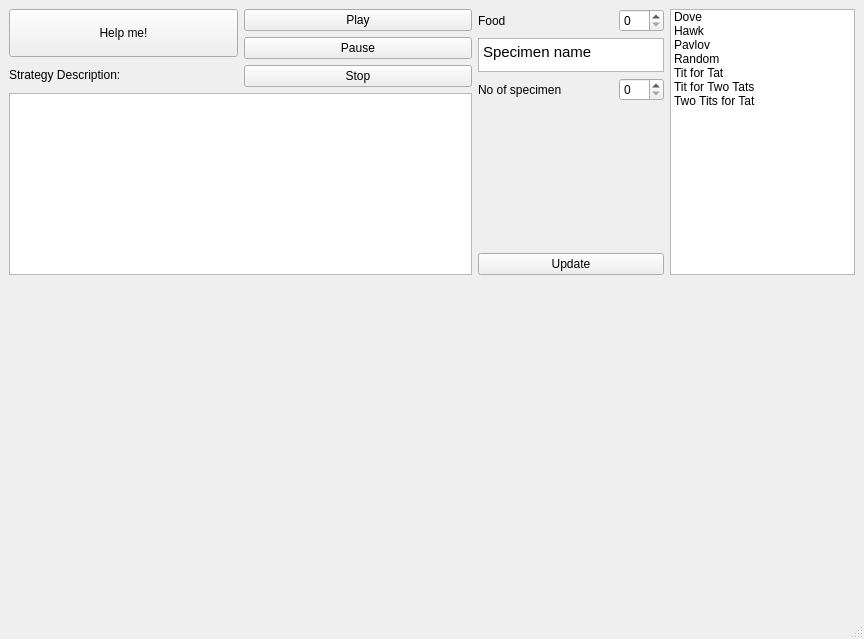
<?xml version="1.0" encoding="UTF-8"?>
<ui version="4.0">
 <class>MainWindow</class>
 <widget class="QMainWindow" name="MainWindow">
  <property name="geometry">
   <rect>
    <x>0</x>
    <y>0</y>
    <width>864</width>
    <height>639</height>
   </rect>
  </property>
  <property name="windowTitle">
   <string>Iterated Prisoners Dilemma Simulation</string>
  </property>
  <widget class="QWidget" name="centralwidget">
   <layout class="QGridLayout" name="gridLayout">
    <item row="0" column="0">
     <layout class="QVBoxLayout" name="verticalLayout_9" stretch="1,2">
      <item>
       <layout class="QHBoxLayout" name="horizontalLayout_6" stretch="5,2,2">
        <item>
         <layout class="QVBoxLayout" name="verticalLayout_8">
          <item>
           <layout class="QHBoxLayout" name="horizontalLayout_9">
            <item>
             <layout class="QVBoxLayout" name="verticalLayout_7" stretch="2,1">
              <item>
               <widget class="QPushButton" name="newWindowButton">
                <property name="sizePolicy">
                 <sizepolicy hsizetype="Expanding" vsizetype="Expanding">
                  <horstretch>0</horstretch>
                  <verstretch>0</verstretch>
                 </sizepolicy>
                </property>
                <property name="text">
                 <string>Help me!</string>
                </property>
               </widget>
              </item>
              <item>
               <widget class="QLabel" name="descriptionLabel">
                <property name="sizePolicy">
                 <sizepolicy hsizetype="Expanding" vsizetype="Expanding">
                  <horstretch>0</horstretch>
                  <verstretch>0</verstretch>
                 </sizepolicy>
                </property>
                <property name="text">
                 <string>&lt;html&gt;&lt;head/&gt;&lt;body&gt;&lt;p&gt;	Strategy Description:&lt;/p&gt;&lt;/body&gt;&lt;/html&gt;</string>
                </property>
                <property name="alignment">
                 <set>Qt::AlignLeading|Qt::AlignLeft|Qt::AlignVCenter</set>
                </property>
               </widget>
              </item>
             </layout>
            </item>
            <item>
             <layout class="QVBoxLayout" name="verticalLayout">
              <item>
               <widget class="QPushButton" name="pushButtonPlay">
                <property name="sizePolicy">
                 <sizepolicy hsizetype="Expanding" vsizetype="Expanding">
                  <horstretch>0</horstretch>
                  <verstretch>0</verstretch>
                 </sizepolicy>
                </property>
                <property name="text">
                 <string>Play</string>
                </property>
               </widget>
              </item>
              <item>
               <widget class="QPushButton" name="pushButtonPause">
                <property name="sizePolicy">
                 <sizepolicy hsizetype="Expanding" vsizetype="Expanding">
                  <horstretch>0</horstretch>
                  <verstretch>0</verstretch>
                 </sizepolicy>
                </property>
                <property name="text">
                 <string>Pause</string>
                </property>
               </widget>
              </item>
              <item>
               <widget class="QPushButton" name="pushButtonStop">
                <property name="sizePolicy">
                 <sizepolicy hsizetype="Expanding" vsizetype="Expanding">
                  <horstretch>0</horstretch>
                  <verstretch>0</verstretch>
                 </sizepolicy>
                </property>
                <property name="text">
                 <string>Stop</string>
                </property>
               </widget>
              </item>
             </layout>
            </item>
           </layout>
          </item>
          <item>
           <widget class="QTextEdit" name="specimenDescription"/>
          </item>
         </layout>
        </item>
        <item>
         <layout class="QVBoxLayout" name="verticalLayout_3" stretch="1,1,1,5,1">
          <item>
           <layout class="QHBoxLayout" name="horizontalLayout_2" stretch="3,1">
            <item>
             <widget class="QLabel" name="label">
              <property name="sizePolicy">
               <sizepolicy hsizetype="Expanding" vsizetype="Expanding">
                <horstretch>0</horstretch>
                <verstretch>0</verstretch>
               </sizepolicy>
              </property>
              <property name="text">
               <string>Food</string>
              </property>
             </widget>
            </item>
            <item>
             <widget class="QSpinBox" name="foodNo">
              <property name="sizePolicy">
               <sizepolicy hsizetype="Expanding" vsizetype="Expanding">
                <horstretch>0</horstretch>
                <verstretch>0</verstretch>
               </sizepolicy>
              </property>
             </widget>
            </item>
           </layout>
          </item>
          <item>
           <layout class="QHBoxLayout" name="horizontalLayout_7">
            <property name="sizeConstraint">
             <enum>QLayout::SetDefaultConstraint</enum>
            </property>
            <item>
             <widget class="QTextEdit" name="specimenName">
              <property name="sizePolicy">
               <sizepolicy hsizetype="Expanding" vsizetype="Expanding">
                <horstretch>0</horstretch>
                <verstretch>0</verstretch>
               </sizepolicy>
              </property>
              <property name="minimumSize">
               <size>
                <width>0</width>
                <height>0</height>
               </size>
              </property>
              <property name="maximumSize">
               <size>
                <width>16777215</width>
                <height>34</height>
               </size>
              </property>
              <property name="html">
               <string>&lt;!DOCTYPE HTML PUBLIC &quot;-//W3C//DTD HTML 4.0//EN&quot; &quot;http://www.w3.org/TR/REC-html40/strict.dtd&quot;&gt;
&lt;html&gt;&lt;head&gt;&lt;meta name=&quot;qrichtext&quot; content=&quot;1&quot; /&gt;&lt;style type=&quot;text/css&quot;&gt;
p, li { white-space: pre-wrap; }
&lt;/style&gt;&lt;/head&gt;&lt;body style=&quot; font-family:'MS Shell Dlg 2'; font-size:8.25pt; font-weight:400; font-style:normal;&quot;&gt;
&lt;p style=&quot; margin-top:0px; margin-bottom:0px; margin-left:0px; margin-right:0px; -qt-block-indent:0; text-indent:0px;&quot;&gt;&lt;span style=&quot; font-family:'MS Shell Dlg 2'; font-size:11pt;&quot;&gt;Specimen name&lt;/span&gt;&lt;/p&gt;&lt;/body&gt;&lt;/html&gt;</string>
              </property>
             </widget>
            </item>
           </layout>
          </item>
          <item>
           <layout class="QHBoxLayout" name="horizontalLayout_12" stretch="3,1">
            <item>
             <widget class="QLabel" name="label_2">
              <property name="sizePolicy">
               <sizepolicy hsizetype="Expanding" vsizetype="Expanding">
                <horstretch>0</horstretch>
                <verstretch>0</verstretch>
               </sizepolicy>
              </property>
              <property name="text">
               <string>No of specimen</string>
              </property>
             </widget>
            </item>
            <item>
             <widget class="QSpinBox" name="specimenNo">
              <property name="sizePolicy">
               <sizepolicy hsizetype="Expanding" vsizetype="Expanding">
                <horstretch>0</horstretch>
                <verstretch>0</verstretch>
               </sizepolicy>
              </property>
             </widget>
            </item>
           </layout>
          </item>
          <item>
           <layout class="QHBoxLayout" name="horizontalLayout_5">
            <item>
             <widget class="QLabel" name="labelPic">
              <property name="minimumSize">
               <size>
                <width>0</width>
                <height>140</height>
               </size>
              </property>
              <property name="text">
               <string/>
              </property>
              <property name="alignment">
               <set>Qt::AlignCenter</set>
              </property>
             </widget>
            </item>
           </layout>
          </item>
          <item>
           <layout class="QHBoxLayout" name="horizontalLayout_10">
            <item>
             <widget class="QPushButton" name="updateButton">
              <property name="sizePolicy">
               <sizepolicy hsizetype="Expanding" vsizetype="Expanding">
                <horstretch>0</horstretch>
                <verstretch>0</verstretch>
               </sizepolicy>
              </property>
              <property name="text">
               <string>Update</string>
              </property>
             </widget>
            </item>
           </layout>
          </item>
         </layout>
        </item>
        <item>
         <layout class="QVBoxLayout" name="verticalLayout_2" stretch="8">
          <item>
           <layout class="QHBoxLayout" name="horizontalLayout_4">
            <item>
             <widget class="QListWidget" name="listWidget">
              <item>
               <property name="text">
                <string>Dove</string>
               </property>
              </item>
              <item>
               <property name="text">
                <string>Hawk</string>
               </property>
              </item>
              <item>
               <property name="text">
                <string>Pavlov</string>
               </property>
              </item>
              <item>
               <property name="text">
                <string>Random</string>
               </property>
              </item>
              <item>
               <property name="text">
                <string>Tit for Tat</string>
               </property>
              </item>
              <item>
               <property name="text">
                <string>Tit for Two Tats</string>
               </property>
              </item>
              <item>
               <property name="text">
                <string>Two Tits for Tat</string>
               </property>
              </item>
             </widget>
            </item>
           </layout>
          </item>
         </layout>
        </item>
       </layout>
      </item>
      <item>
       <layout class="QHBoxLayout" name="horizontalLayout_8">
        <item>
         <widget class="QCustomPlot" name="plotWidget" native="true">
          <property name="sizePolicy">
           <sizepolicy hsizetype="Expanding" vsizetype="Expanding">
            <horstretch>0</horstretch>
            <verstretch>0</verstretch>
           </sizepolicy>
          </property>
         </widget>
        </item>
       </layout>
      </item>
     </layout>
    </item>
   </layout>
  </widget>
  <widget class="QStatusBar" name="statusbar"/>
 </widget>
 <customwidgets>
  <customwidget>
   <class>QCustomPlot</class>
   <extends>QWidget</extends>
   <header>qcustomplot.h</header>
   <container>1</container>
  </customwidget>
 </customwidgets>
 <resources/>
 <connections/>
</ui>
